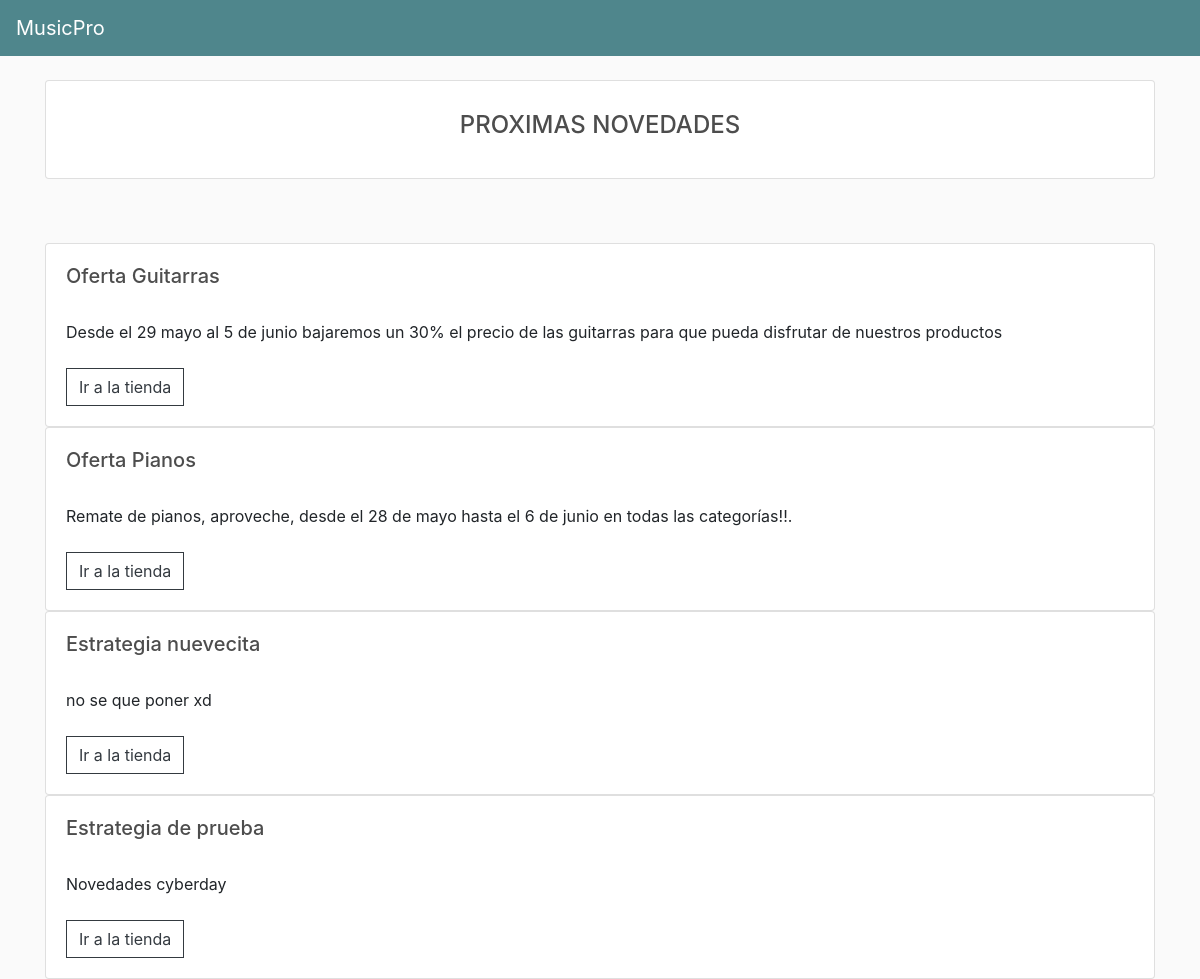
The page /estrategias/ on the database its author committed.
### TiendaMPRO/models.py (models this page shows, shortened)
class EstrategiaDeVenta(models.Model):
    titulo = models.CharField(max_length=200)
    estrategia = models.TextField(max_length=1500,null=True,blank=True)
    fecha_creacion_modificacion = models.DateTimeField(default=timezone.now)

### TiendaMPRO/views.py (the view)
# urls.py: path('estrategias/', views.Estrategia, name='estrategias'),
def Estrategia(request):
    estrategias = EstrategiaDeVenta.objects.all()
    if request.user.is_authenticated:
        customer = request.user
        order, created = OrdenDeCompra.objects.get_or_create(customer=customer, complete=False)
        itemsCarrito = order.get_carro_productos
    else:
        order= {'get_total_carro': 0, 'get_carro_productos': 0}
        itemsCarrito = order['get_carro_productos']
    context ={'itemsCarrito' : itemsCarrito, 'est': estrategias}
    return render(request, 'TiendaMPRO/estrategias.html', context)

### TiendaMPRO/templates/TiendaMPRO/estrategias.html (shortened to what this page needs)
{% extends 'TiendaMPRO/main.html' %}
{% load static %}
{% block content %}
<div>
    <br>
    <div class="card blockquote text-center" >
        <br>
        <h4>PROXIMAS NOVEDADES</h4>
        <br>
    </div>
    <br>
    <br>
        {% for e in est %}
        <div class="card">
            <div class="card-body">
                <h5 class="display-5 ">{{e.titulo}}</h5>
                <br>
                {{e.estrategia}}
                <br>
                <br>
                <a  class="btn btn-outline-dark" href="{% url 'store' %}">Ir a la tienda</a>
            </div>
        </div>
        {% endfor %}
</div>
{% endblock %}

### TiendaMPRO/static/css/main.css (style rules this page uses)
body { background-color: hsl(0, 0%, 98%); }
h1,h2,h3,h4,h5,h6 { color:hsl(0, 0%, 30%); }
.btn { border-radius: 0; }

### rows shown on the page
EstrategiaDeVenta: titulo "Oferta Guitarras", estrategia "Desde el 29 mayo al 5 de junio bajaremos un 30% el precio de las guitarras para que pueda disfrutar de nuestros productos"
EstrategiaDeVenta: titulo "Oferta Pianos", estrategia "Remate de pianos, aproveche, desde el 28 de mayo hasta el 6 de junio en todas las categorías!!."
EstrategiaDeVenta: titulo "Estrategia nuevecita", estrategia "no se que poner xd"
EstrategiaDeVenta: titulo "Estrategia de prueba", estrategia "Novedades cyberday"
